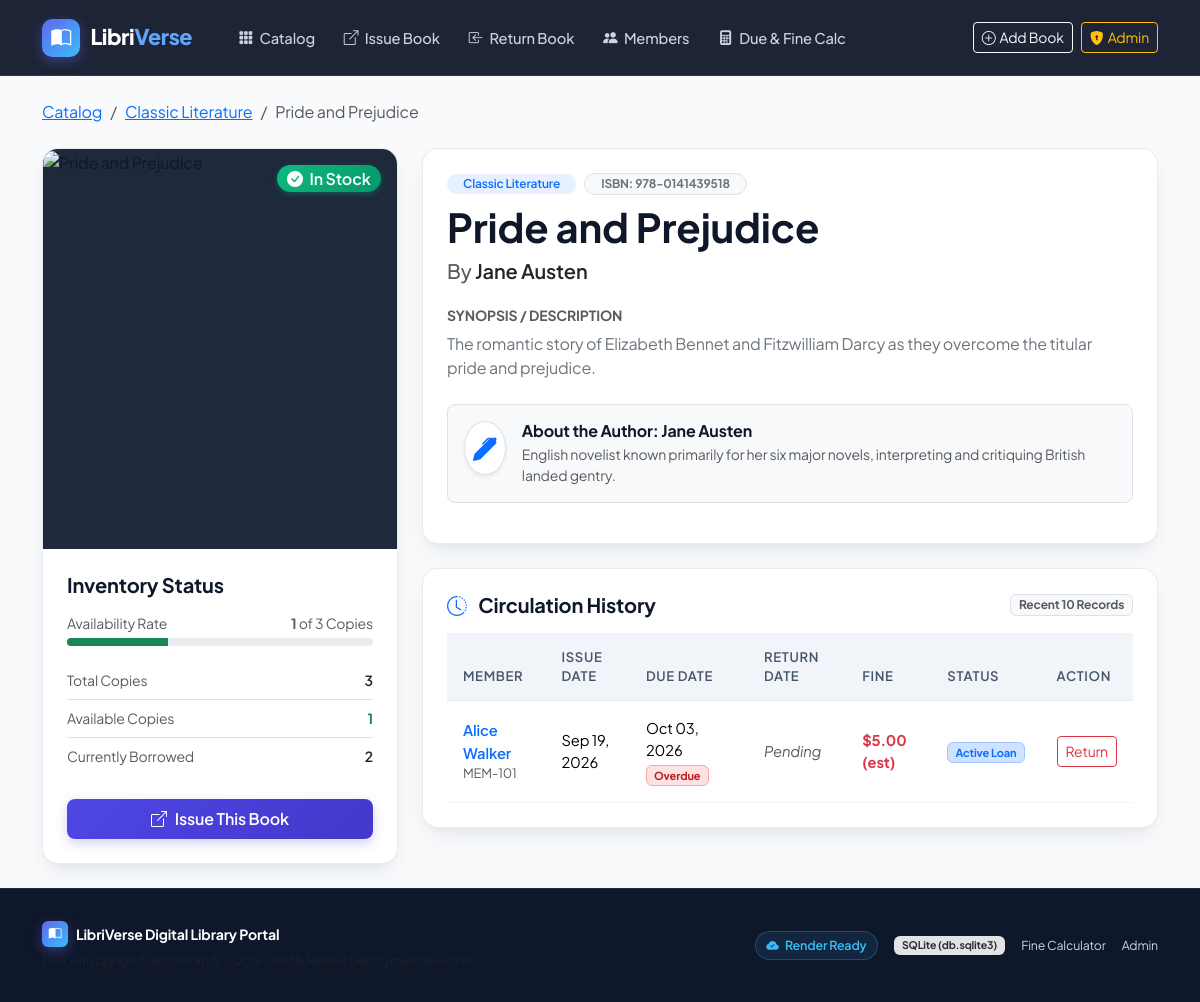
Page /books/3/ on the committed database.
### library/models.py (models this page shows, shortened)
class Book(models.Model):
    GENRE_CHOICES = [
        ('Fiction', 'Fiction'),
        ('Non-Fiction', 'Non-Fiction'),
        ('Science & Tech', 'Science & Tech'),
        ('History', 'History'),
        ('Biography', 'Biography'),
        ('Philosophy', 'Philosophy'),
        ('Fantasy & Sci-Fi', 'Fantasy & Sci-Fi'),
        ('Mystery & Thriller', 'Mystery & Thriller'),
        ('Classic Literature', 'Classic Literature'),
        ('Computer Science', 'Computer Science'),
        ('Business & Economics', 'Business & Economics'),
    ]
    title = models.CharField(max_length=255)
    author = models.ForeignKey(Author, on_delete=models.CASCADE, related_name='books')
    isbn = models.CharField(max_length=20, unique=True, verbose_name="ISBN")
    genre = models.CharField(max_length=100, choices=GENRE_CHOICES, default='Fiction')
    total_copies = models.PositiveIntegerField(default=1)
    available_copies = models.PositiveIntegerField(default=1)
    cover_url = models.URLField(
        blank=True,
        null=True,
        help_text="Direct link to book cover image",
        default="https://images.unsplash.com/photo-1544716278-ca5e3f4abd8c?auto=format&fit=crop&w=600&q=80"
    )
    description = models.TextField(blank=True, help_text="Synopsis or book summary")
    class Meta:
        ordering = ['title']
    @property
    def borrowed_copies(self):
        return max(0, self.total_copies - self.available_copies)

class Author(models.Model):
    name = models.CharField(max_length=200, help_text="Author's full name")
    biography = models.TextField(blank=True, help_text="Short author biography")
    class Meta:
        ordering = ['name']

class CirculationRecord(models.Model):
    book = models.ForeignKey(Book, on_delete=models.CASCADE, related_name='circulation_records')
    member = models.ForeignKey(Member, on_delete=models.CASCADE, related_name='circulation_records')
    issue_date = models.DateField(default=timezone.now)
    due_date = models.DateField(blank=True)
    return_date = models.DateField(null=True, blank=True)
    fine_amount = models.DecimalField(max_digits=7, decimal_places=2, default=Decimal('0.00'))
    returned = models.BooleanField(default=False)
    class Meta:
        ordering = ['-issue_date']
    @property
    def is_overdue(self):
        if self.returned:
            return False
        today = timezone.localdate() if hasattr(timezone, 'localdate') else date.today()
        return today > self.due_date
    @property
    def overdue_days(self):
        if self.returned:
            if self.return_date and self.due_date and self.return_date > self.due_date:
                return (self.return_date - self.due_date).days
            return 0
        today = timezone.localdate() if hasattr(timezone, 'localdate') else date.today()
        if today > self.due_date:
            return (today - self.due_date).days
        return 0
    @property
    def current_estimated_fine(self):
        if self.returned:
            return self.fine_amount
        return Decimal(str(self.overdue_days)) * DAILY_FINE_RATE

class Member(models.Model):
    name = models.CharField(max_length=200)
    member_id = models.CharField(max_length=50, unique=True, verbose_name="Member ID")
    email = models.EmailField(unique=True)
    phone = models.CharField(max_length=25, blank=True)
    joined_date = models.DateField(default=timezone.now)
    class Meta:
        ordering = ['name']

### library/views.py (the view)
# urls.py: path('books/<int:pk>/', views.book_detail_view, name='book_detail'),
def book_detail_view(request, pk):
    book = get_object_or_404(Book.objects.select_related('author'), pk=pk)
    records = book.circulation_records.select_related('member').order_by('-issue_date')[:10]
    today = timezone.localdate() if hasattr(timezone, 'localdate') else date.today()
    context = {
        'book': book,
        'records': records,
        'today': today,
    }
    return render(request, 'library/book_detail.html', context)

### library/templates/library/book_detail.html (shortened to what this page needs)
{% extends 'library/base.html' %}
{% load static %}
{% block content %}
<div class="container py-4">
    <nav aria-label="breadcrumb" class="mb-4">
        <ol class="breadcrumb">
            <li class="breadcrumb-item"><a href="{% url 'catalog' %}">Catalog</a></li>
            <li class="breadcrumb-item"><a href="{% url 'catalog' %}?genre={{ book.genre }}">{{ book.genre }}</a></li>
            <li class="breadcrumb-item active" aria-current="page">{{ book.title }}</li>
        </ol>
    </nav>
    <div class="row g-4">
        <div class="col-lg-4">
            <div class="card-modern">
                <div style="height: 400px; background-color: #1e293b; overflow: hidden; position: relative;">
                    <img src="{{ book.cover_url|default:'https://images.unsplash.com/photo-1544716278-ca5e3f4abd8c?auto=format&fit=crop&w=600&q=80' }}"
                         alt="{{ book.title }}"
                         class="w-100 h-100"
                         style="object-fit: cover;"
                         onerror="this.onerror=null; this.src='https://images.unsplash.com/photo-1544716278-ca5e3f4abd8c?auto=format&fit=crop&w=600&q=80';">
                    <div class="position-absolute top-0 end-0 m-3">
                        {% if book.available_copies > 0 %}
                        <span class="badge badge-available fs-6">
                            <i class="bi bi-check-circle-fill me-1"></i> In Stock
                        </span>
                        {% else %}
                        <span class="badge badge-unavailable fs-6">
                            <i class="bi bi-x-circle-fill me-1"></i> All Checked Out
                        </span>
                        {% endif %}
                    </div>
                </div>
                <div class="p-4">
                    <h5 class="fw-bold mb-3">Inventory Status</h5>
                    <div class="mb-3">
                        <div class="d-flex justify-content-between small text-muted mb-1">
                            <span>Availability Rate</span>
                            <span><strong>{{ book.available_copies }}</strong> of {{ book.total_copies }} Copies</span>
                        </div>
                        <div class="progress" style="height: 8px;">
                            <div class="progress-bar {% if book.available_copies > 0 %}bg-success{% else %}bg-danger{% endif %}"
                                 role="progressbar"
                                 style="width: {% widthratio book.available_copies book.total_copies 100 %}%;"></div>
                        </div>
                    </div>
                    <ul class="list-group list-group-flush mb-4 small">
                        <li class="list-group-item d-flex justify-content-between px-0">
                            <span class="text-muted">Total Copies</span>
                            <span class="fw-semibold">{{ book.total_copies }}</span>
                        </li>
                        <li class="list-group-item d-flex justify-content-between px-0">
                            <span class="text-muted">Available Copies</span>
                            <span class="fw-bold {% if book.available_copies > 0 %}text-success{% else %}text-danger{% endif %}">{{ book.available_copies }}</span>
                        </li>
                        <li class="list-group-item d-flex justify-content-between px-0">
                            <span class="text-muted">Currently Borrowed</span>
                            <span class="fw-semibold">{{ book.borrowed_copies }}</span>
                        </li>
                    </ul>
                    {% if book.available_copies > 0 %}
                    <a href="{% url 'issue_book_preselected' book.id %}" class="btn btn-primary-custom w-100 py-2 d-flex align-items-center justify-content-center gap-2">
                        <i class="bi bi-box-arrow-up-right"></i> Issue This Book
                    </a>
                    {% else %}
                    <div class="alert alert-warning py-2 px-3 small mb-0 text-center">
                        <i class="bi bi-clock-history me-1"></i> All copies are currently checked out. Return an existing copy to issue.
                    </div>
                    {% endif %}
                </div>
            </div>
        </div>
        <div class="col-lg-8">
            <div class="card-modern p-4 mb-4">
                <div class="d-flex flex-wrap align-items-center gap-2 mb-2">
                    <span class="badge bg-primary bg-opacity-10 text-primary fw-semibold px-3 py-1 rounded-pill">
                        {{ book.genre }}
                    </span>
                    <span class="badge bg-light text-secondary border px-3 py-1 rounded-pill">
                        ISBN: {{ book.isbn }}
                    </span>
                </div>
                <h1 class="display-6 fw-bold mb-2">{{ book.title }}</h1>
                <h5 class="text-muted mb-4">
                    By <span class="text-dark fw-semibold">{{ book.author.name }}</span>
                </h5>
                <div class="mb-4">
                    <h6 class="fw-bold text-uppercase text-muted small letter-spacing">Synopsis / Description</h6>
                    <p class="text-secondary leading-relaxed">
                        {{ book.description|default:"No extended synopsis provided for this book edition in the digital catalog." }}
                    </p>
                </div>
                <div class="bg-light p-3 rounded-3 border mb-3">
                    <div class="d-flex align-items-start gap-3">
                        <div class="bg-white p-2 rounded-circle border shadow-sm text-primary">
                            <i class="bi bi-pen-fill fs-4"></i>
                        </div>
                        <div>
                            <h6 class="fw-bold mb-1">About the Author: {{ book.author.name }}</h6>
                            <p class="small text-muted mb-0">
                                {{ book.author.biography|default:"Biography information is currently being updated in the library database." }}
                            </p>
                        </div>
                    </div>
                </div>
            </div>
            <div class="card-modern p-4">
                <div class="d-flex justify-content-between align-items-center mb-3">
                    <h5 class="fw-bold mb-0">
                        <i class="bi bi-clock-history text-primary me-2"></i> Circulation History
                    </h5>
                    <span class="badge bg-light text-muted border">Recent 10 Records</span>
                </div>
                {% if records %}
                <div class="table-responsive">
                    <table class="table table-custom">
                        <thead>
                            <tr>
                                <th>Member</th>
                                <th>Issue Date</th>
                                <th>Due Date</th>
                                <th>Return Date</th>
                                <th>Fine</th>
                                <th>Status</th>
                                <th>Action</th>
                            </tr>
                        </thead>
                        <tbody>
                            {% for rec in records %}
                            <tr>
                                <td>
                                    <a href="{% url 'member_dashboard' rec.member.id %}" class="fw-semibold text-decoration-none">
                                        {{ rec.member.name }}
                                    </a>
                                    <div class="small text-muted">{{ rec.member.member_id }}</div>
                                </td>
                                <td>{{ rec.issue_date|date:"M d, Y" }}</td>
                                <td>
                                    {{ rec.due_date|date:"M d, Y" }}
                                    {% if not rec.returned and rec.due_date < today %}
                                    <div class="badge badge-overdue small mt-1">Overdue</div>
                                    {% endif %}
                                </td>
                                <td>
                                    {% if rec.return_date %}
                                        {{ rec.return_date|date:"M d, Y" }}
                                    {% else %}
                                        <span class="text-muted fst-italic">Pending</span>
                                    {% endif %}
                                </td>
                                <td>
                                    {% if rec.fine_amount > 0 %}
                                        <span class="text-danger fw-bold">${{ rec.fine_amount }}</span>
                                    {% elif not rec.returned and rec.is_overdue %}
                                        <span class="text-danger fw-bold">${{ rec.current_estimated_fine }} (est)</span>
                                    {% else %}
                                        <span class="text-muted">$0.00</span>
                                    {% endif %}
                                </td>
                                <td>
                                    {% if rec.returned %}
                                        <span class="badge bg-success-subtle text-success border border-success-subtle">Returned</span>
                                    {% else %}
                                        <span class="badge bg-primary-subtle text-primary border border-primary-subtle">Active Loan</span>
                                    {% endif %}
                                </td>
                                <td>
                                    {% if not rec.returned %}
                                    <a href="{% url 'return_book' rec.id %}" class="btn btn-sm btn-outline-danger">
                                        Return
                                    </a>
                                    {% else %}
                                    <span class="text-muted small"><i class="bi bi-check2"></i> Closed</span>
                                    {% endif %}
                                </td>
                            </tr>
                            {% endfor %}
                        </tbody>
                    </table>
                </div>
                {% else %}
                <p class="text-muted small mb-0 py-3 text-center">No circulation history records logged yet for this title.</p>
                {% endif %}
            </div>
        </div>
    </div>
</div>
{% endblock %}

### rows in the picture
Book: genre "Classic Literature", title "Pride and Prejudice", available_copies "1", total_copies "3", borrowed_copies "2", isbn "978-0141439518", author.name "Jane Austen", description "The romantic story of Elizabeth Bennet and Fitzwilliam Darcy as they overcome the titular pride and prejudice.", author.biography "English novelist known primarily for her six major novels, interpreting and critiquing British landed gentry."
CirculationRecord: member.name "Alice Walker", member.member_id "MEM-101", issue_date "Sep 19, 2026", due_date "Oct 03, 2026", shows "Overdue", shows "Pending", current_estimated_fine "5.00", shows "Active Loan", shows "Return"
